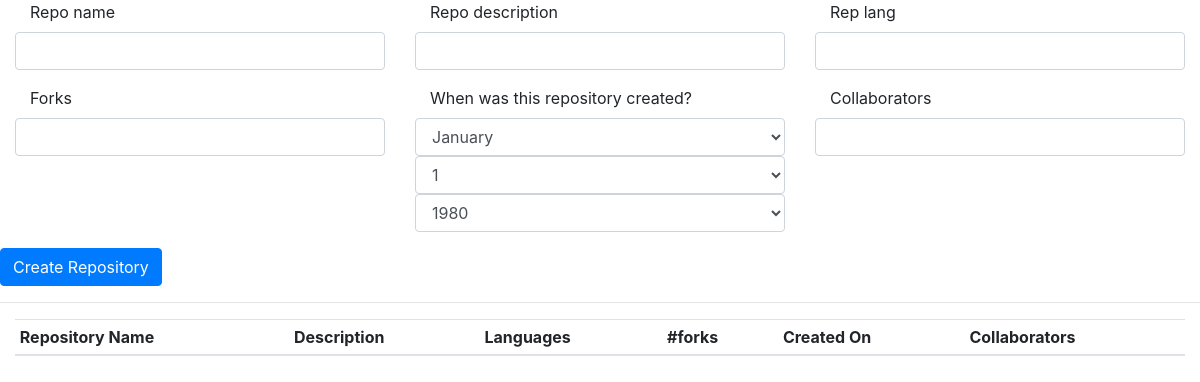
Before: / with the older database file.
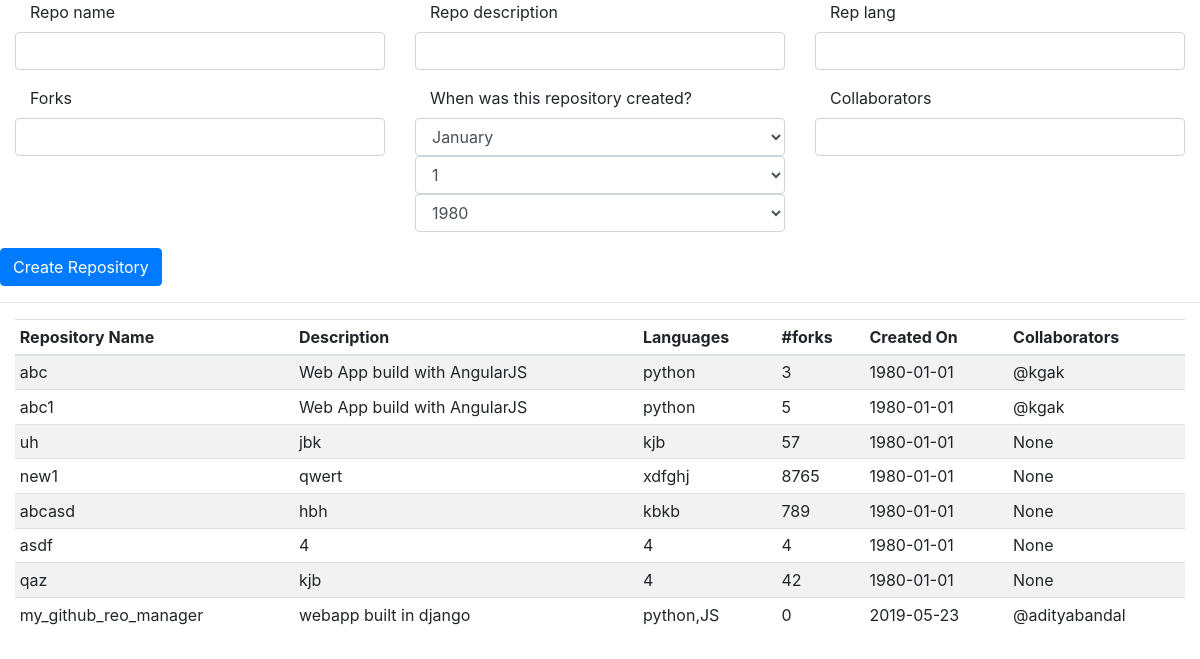
After: the same page with the newer database file.
### my_github/models.py (models this page shows, shortened)
class Repository(models.Model):
    repo_name = models.CharField(max_length=100, unique =  True)
    repo_description = models.CharField(max_length=100)
    rep_lang = models.CharField(max_length=100)
    forks = models.IntegerField()
    created_on = models.DateField(auto_now=False, auto_now_add=False)
    collaborators = models.CharField(max_length=150, null = True, blank = True)

### my_github/views.py (the view)
# urls.py: path('', indexView),
def indexView(request):
    form = RepoForm()
    repos = Repository.objects.all()
    return render(request, "index.html", {"form": form, "repos": repos})

### my_github/forms.py
class RepoForm(forms.ModelForm):
    created_on = forms.DateField(
        label="When was this repository created?",
        widget=forms.SelectDateWidget(years=range(1980, datetime.date.today().year+1))
    )
    def __init__(self, *args, **kwargs):
        super(RepoForm, self).__init__(*args, **kwargs)
        for name in self.fields.keys():
            self.fields[name].widget.attrs.update({
                'class': 'form-control',
            })
    class Meta:
        model = Repository
        fields = ("__all__")

### my_github/templates/index.html (shortened to what this page needs)
{% extends "base.html" %}
{% block content %}
<div class="container-fluid">
    <form id="repo-form">
        <div class="row">
            {% for field in form %}
            <div class="form-group col-4">
                <label class="col-12">{{ field.label }}</label>
                {{ field }}
            </div>
            {% endfor %}
            <input type="submit" class="btn btn-primary" value="Create Repository" />
        </div>
</div>
<hr />
<div class="container-fluid">
    <table class="table table-striped table-sm" id="my_repos">
        <thead>
            <tr>
                <th>Repository Name</th>
                <th>Description</th>
                <th>Languages</th>
                <th>#forks</th>
                <th>Created On</th>
                <th>Collaborators</th>
            </tr>
        </thead>
        <tbody>
        {% for repo in repos %}
        <tr>
            <td>{{repo.repo_name}}</td>
            <td>{{repo.repo_description}}</td>
            <td>{{repo.rep_lang}}</td>
            <td>{{repo.forks}}</td>
            <td>{{repo.created_on | date:"Y-m-d"}}</td>
            <td>{{repo.collaborators}}</td>
        </tr>
        {% endfor %}
        </tbody>
    </table>
</div>
{% endblock content %}

### my_github/templates/base.html (shortened to what this page needs)
<!DOCTYPE html>
<html lang="en">
<head>
    <link rel="stylesheet" href="https://maxcdn.bootstrapcdn.com/bootstrap/4.0.0/css/bootstrap.min.css"> {% block style %} {% endblock style %}
</head>
<body>
    {% block content %} {% endblock content %}
</body>
</html>

Changed rows visible on the page:
added Repository: repo_name "abc", repo_description "Web App build with AngularJS", rep_lang "python", forks "3", created_on "1980-01-01", collaborators "@kgak"
added Repository: repo_name "abc1", repo_description "Web App build with AngularJS", rep_lang "python", forks "5", created_on "1980-01-01", collaborators "@kgak"
added Repository: repo_name "uh", repo_description "jbk", rep_lang "kjb", forks "57", created_on "1980-01-01", collaborators "None"
added Repository: repo_name "new1", repo_description "qwert", rep_lang "xdfghj", forks "8765", created_on "1980-01-01", collaborators "None"
added Repository: repo_name "abcasd", repo_description "hbh", rep_lang "kbkb", forks "789", created_on "1980-01-01", collaborators "None"
added Repository: repo_name "asdf", repo_description "4", rep_lang "4", forks "4", created_on "1980-01-01", collaborators "None"
added Repository: repo_name "qaz", repo_description "kjb", rep_lang "4", forks "42", created_on "1980-01-01", collaborators "None"
added Repository: repo_name "my_github_reo_manager", repo_description "webapp built in django", rep_lang "python,JS", forks "0", created_on "2019-05-23", collaborators "@adityabandal"
